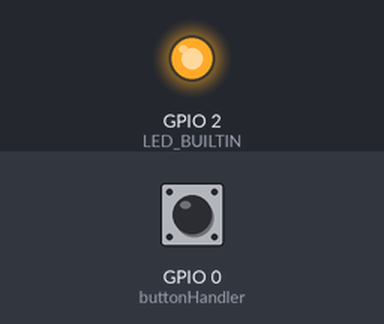
A sketch run on a simulated ESP8266 (NodeMCU). Shown: output pins drawn as LEDs (lit = HIGH, except the on-board LED, lit = LOW). The test bench sets the inputs (shaded band); at power-on: GPIO 0 (buttonHandler) HIGH. WiFi joins after 1.5 s; servers stay silent unless stated; what the sketch prints to the serial monitor is not drawn.

Above: at 2.7 s.
2.8 s: GPIO 0 (buttonHandler) pulled LOW for 0.15 s
At 3.6 s:
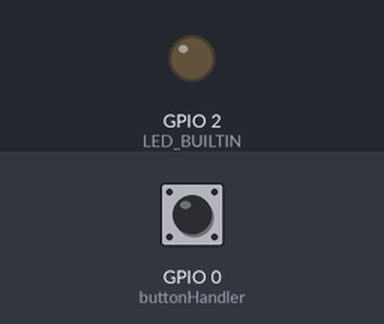
4.7 s: GPIO 0 (buttonHandler) pulled LOW for 1 s
At 6.3 s:
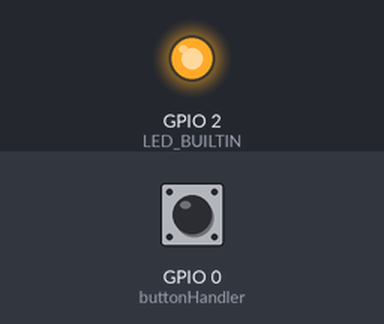
7.5 s: GPIO 0 (buttonHandler) pulled LOW for 3.2 s
At 11.3 s:
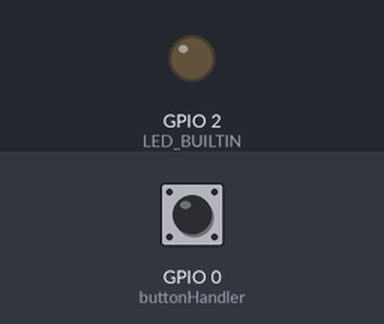
Timing chart, 0 to 12.8 s (numbered marks = the images above; inputs shaded):
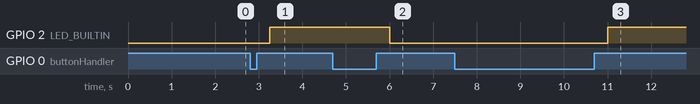

The sketch:

firmware.ino
```cpp
#include <ESP8266WiFi.h>
#include <ArduinoJson.h>      // https://arduinojson.org/
#include <WebSocketsClient.h> // download and install from https://github.com/Links2004/arduinoWebSockets
#include <SocketIoClient.h>

#define SSID "XuanLiem"
#define PASSWORD "haydoiday@75"
#define SERVER "192.168.0.6" // Server URL (without https://www)

bool value;

SocketIOclient socketIO;

void messageHandler(uint8_t *payload)
{
  StaticJsonDocument<64> doc;

  DeserializationError error = deserializeJson(doc, payload);

  if (error)
  {
    Serial.println(error.f_str());
    return;
  }

  String messageKey = doc[0];
  value = doc[1];

  if (messageKey == "state")
  {
    digitalWrite(LED_BUILTIN, value);
    String output;
    serializeJson(doc, output);
    socketIO.sendEVENT(output);
    delay(300); // debounce for SocketIO
  }
}

void socketIOEvent(socketIOmessageType_t type, uint8_t *payload, size_t length)
{
  switch (type)
  {
  case sIOtype_DISCONNECT:
    Serial.println("Disconnected!");
    break;

  case sIOtype_CONNECT:
    Serial.printf("Connected to url: %s%s\n", SERVER, payload);

    // join default namespace (no auto join in Socket.IO V3)
    socketIO.send(sIOtype_CONNECT, "/");
    break;

  case sIOtype_EVENT:
    messageHandler(payload);
    break;
  }
}

void setupWiFi()
{
  Serial.println("\nConnecting...");

  WiFi.begin(SSID, PASSWORD);
  while (WiFi.status() != WL_CONNECTED)
  {
    Serial.print(".");
    delay(500);
  }

  Serial.println("\nConnected : ");
  Serial.println(WiFi.localIP());
}

void setup()
{
  pinMode(LED_BUILTIN, OUTPUT);
  pinMode(0, INPUT_PULLUP);

  Serial.begin(115200);

  setupWiFi();

  // server address, port and URL
  socketIO.begin(SERVER, 4001, "/socket.io/?EIO=4");

  socketIO.onEvent(socketIOEvent);
}

void buttonHandler()
{
  StaticJsonDocument<64> doc;

  if (digitalRead(0) == LOW)
  {
    while (digitalRead(0) == LOW)
      ;
    delay(300); // debounce
    value = !value;
    doc[1] = value;
    doc[0] = "changeState"; // event_name
    digitalWrite(LED_BUILTIN, doc[1]);
    String output;
    serializeJson(doc, output);
    socketIO.sendEVENT(output);
    delay(300); // debounce for SocketIO
  }
}

void loop()
{
  socketIO.loop();
  buttonHandler();
}
```

Measured:
- after the input at 2.8 s, GPIO 2 (LED_BUILTIN): LOW → HIGH after 0.45 s
- after the input at 4.7 s, GPIO 2 (LED_BUILTIN): HIGH → LOW after 1.3 s
- after the input at 7.5 s, GPIO 2 (LED_BUILTIN): LOW → HIGH after 3.5 s
